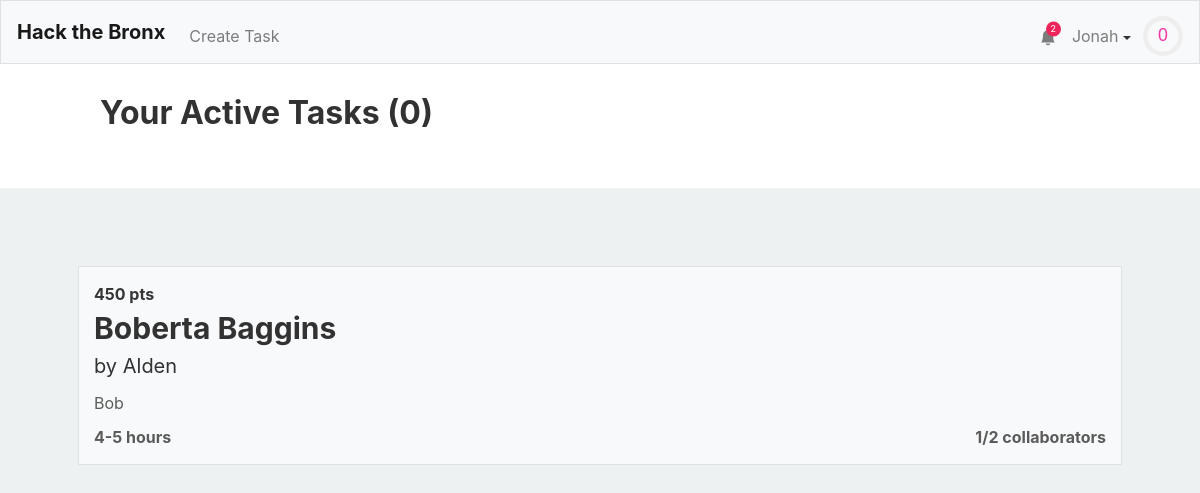
The page / (signed in) on the database its author committed.
### tables this page shows
CREATE TABLE "users" (
	"id"	INTEGER NOT NULL UNIQUE,
	"username"	TEXT NOT NULL UNIQUE,
	"hash"	TEXT NOT NULL,
	"email"	TEXT,
	"tasks"	TEXT,
	"points"	INTEGER NOT NULL DEFAULT 0,
	"numcomplete"	INTEGER NOT NULL DEFAULT 0,
	"notifications"	BLOB,
	PRIMARY KEY("id" AUTOINCREMENT)
);

CREATE TABLE "tasks" (
	"id"	INTEGER NOT NULL UNIQUE,
	"title"	TEXT NOT NULL,
	"description"	TEXT,
	"languages"	BLOB,
	"image"	TEXT,
	"hmin"	INTEGER,
	"hmax"	INTEGER,
	"cmax"	INTEGER,
	"collaborators"	TEXT,
	"creator"	INTEGER,
	PRIMARY KEY("id" AUTOINCREMENT)
);

### application.py (the view)
@app.route("/")
@login_required
def index():
    alltasks = db.execute("SELECT * FROM tasks")
    tasks = []
    other_tasks = []
    for task in alltasks:
        lst = None
        if (task['creator'] == session['user_id'] or session['user_id'] in debyte(task['collaborators'])):
            lst = tasks
        else:
            lst = other_tasks
        creator = get_user_from_id(task['creator'],db)
        task['creator'] = creator["username"]
        task["collaborators-count"] = len(debyte(task['collaborators']))
        task["points"] = calculate_points(task)
        if not (lst == other_tasks and (task["collaborators-count"] == task["cmax"])):
            lst.append(task)
    return render_template("index.html",len=len,active_tasks = tasks,tasks = other_tasks,user=getuser(session, db))

### application.py (called while the page is built)
@app.after_request
def after_request(response):
    response.headers["Cache-Control"] = "no-cache, no-store, must-revalidate"
    response.headers["Expires"] = 0
    response.headers["Pragma"] = "no-cache"
    return response

### helpers.py (called while the page is built)
def login_required(f):
    @wraps(f)
    def decorated_function(*args, **kwargs):
        if session.get("user_id") is None:
            return redirect("/login")
        return f(*args, **kwargs)
    return decorated_function

def debyte(obj):
    return pickle.loads(obj)

def getuser(session, db):
    user =  db.execute("SELECT * FROM users WHERE id = :id", id=session["user_id"])[0]
    user["level"]=int(user['points']**.5//10)
    user["level-progress"] = (user['points']**.5%8)/(((user["level"]+1)*10)**2)
    user["notifications"] = debyte(user["notifications"]) if user["notifications"] else []
    user["notification-amount"] = len(user["notifications"])
    return user

def get_user_from_id(id, db):
    user =  db.execute("SELECT * FROM users WHERE id = :id", id=id)[0]
    user["level"]=int(user['points']**.5//10)
    user["level-progress"] = (user['points']**.5%8)/(((user["level"]+1)*10)**2)
    return user

def calculate_points(task):
    if task['hmin'] and task['hmax']:
        total = int(min((task['hmin']+task['hmax'])/2 * 100, 500))
    else:
        total = 0
    return total

### templates/index.html (shortened to what this page needs)
{% extends "layout.html" %}
{% block head %}
    <link href="/static/browse.css" rel="stylesheet">
{% endblock %}
{% block mainnocont %}
	<div class="active-task-wrapper">
		<h1>Your Active Tasks ({{len(active_tasks)}})</h1>
	</div>
{% endblock %}
{% block main %}
	{% for task in tasks %}
		<a class = "div-link" href="/task/{{task.id}}">
			<div class="task">
				<span class="task-points">{{ task["points"] }} pts</span>
				<span class="task-name">{{ task["title"] }}</span>
				<span class="task-creator">by {{ task["creator"] }}</span>
				<span class="task-desc">{{ task["description"] }}</span>
				<div class="task-stats">
					<span class="task-time">{{ task["hmin"] }}-{{ task["hmax"] }} hours</span>
					<span class="task-collaborator-count">{{ task["collaborators-count"] }}/{{ task["cmax"] }} collaborators</span>
				</div>
			</div>
		</a>
	{% endfor %}
{% endblock %}

### templates/layout.html (shortened to what this page needs)
<!DOCTYPE html>
<html lang="en">
    <head>
        <link href="https://maxcdn.bootstrapcdn.com/bootstrap/4.1.3/css/bootstrap.min.css" rel="stylesheet">
        {% block head %}{% endblock %}
        <link href="/static/styles.css" rel="stylesheet">
    </head>
    <body>
        <nav style = "height: 8vh" class="navbar navbar-expand-md navbar-light bg-light border">
            <a class="navbar-brand" href="/"><b>Hack the Bronx</b></a>
            <div class="collapse navbar-collapse" id="navbar">
                {% if session.user_id %}
                    <ul class="navbar-nav mt-2">
                        <li class="nav-item"><a class="nav-link" href="/taskCreation">Create Task</a></li>
                    </ul>
                    <ul class="navbar-nav ml-auto mt-2">
                        <li style="position: relative; transform:translateX(8px) translateY(7.5px);"class="nav-item"><a class="nav-link" href="/notifications"><svg xmlns="http://www.w3.org/2000/svg" width="16" height="16" fill="currentColor" class="bi bi-bell-fill" viewBox="0 0 16 16">
  <path d="M8 16a2 2 0 0 0 2-2H6a2 2 0 0 0 2 2zm.995-14.901a1 1 0 1 0-1.99 0A5.002 5.002 0 0 0 3 6c0 1.098-.5 6-2 7h14c-1.5-1-2-5.902-2-7 0-2.42-1.72-4.44-4.005-4.901z"/>
</svg></a><span style="display:{{ "none" if user["notification-amount"] == 0 else "flex" }};" class="notification-circle">{{user["notification-amount"]}}</span></li>
                        <li class="nav-item">
                            <div id="user-information-dropdown">
                              <button onclick="showUserDropdown()" id="user-information-dropname" class="nav-link">{{ session.user_name }} <span class="dropdown-caret"></span></button>
                            </div>
                        </li>
                        <li class="nav-item">
                            <div style = "margin-left: -4px;">
                                <svg viewBox="0 0 36 36" style="transform: translateY(8px); width: 40px;">
                                    <path class="level-display-bg"
                                d="M18 2.0845
                                  a 15.9155 15.9155 0 0 1 0 31.831
                                  a 15.9155 15.9155 0 0 1 0 -31.831"
                              />
                                  <path class = "level-display"
                                    d="M18 2.0845
                                      a 15.9155 15.9155 0 0 1 0 31.831
                                      a 15.9155 15.9155 0 0 1 0 -31.831"
                                    fill="none"
                                    stroke="#444";
                                    stroke-width="1";
                                    stroke-dasharray="{{ user["level-progress"] }}, 100";
                                  />
                                  <text x="18" y="22.8" class="level">{{user["level"]}}</text>
                                </svg>
                            </div>
                        </li>
                    </ul>
                {% endif %}
            </div>
        </nav>
        {% block mainnocont %}{% endblock %}
        <main class="container p-5">
            {% block main %}{% endblock %}
        </main>
    </body>
</html>

### static/browse.css (style rules this page uses)
h1,h2,span { color: #323232; }
.task, .atask { margin: 30px 0; background: #F8F9FA; border: 1px solid #DEE2E6; padding: 15px; display: flex; flex-direction: column; transition: .1s; }
.task-name { font-size: 30px; font-weight: bold; }
.task-creator { font-size: 20px; color: #323232; }
.task-desc { color: #5B5B5B; margin: 10px 0; width: 100%; white-space: nowrap; overflow: hidden; text-overflow: ellipsis; }
.task-points, .task-time, .task-collaborator-count { color: #5B5B5B; font-weight: bold; }
.task-points { color: #353535; }
.task-stats { display: flex; justify-content: space-between; width: 100%; }
.active-task-wrapper { padding: 30px 100px 40px; background: white; width: 100%; }
.active-task-wrapper h1 { font-size: 2em; margin-bottom: .5em; font-weight: bold; }
body { background: #EDF1F2; }

### static/styles.css (style rules this page uses)
#user-information-dropname { background: none; padding: 16px; border: none; cursor: pointer; }
.dropdown-caret { display: inline-block; width: 0; height: 0; vertical-align: middle; content: ""; border-style: solid; border-width: 4px 4px 0; border-right-color: transparent; border-bottom-color: transparent; border-left-color: transparent; }
#user-information-dropname { position: relative; display: inline-block; }
.level { fill: #F037A5; font-family: sans-serif; font-size: 1em; text-anchor: middle; }
.notification-circle { content: ""; position: absolute; top: 10%; right: 10%; width: 15px; height: 15px; border-radius: 50%; background: #EC255A; font-size: 9px; justify-content: center; align-items: center; color: white; }

### rows shown on the page
users: user_name "Jonah"
tasks: points "450", title "Boberta Baggins", creator "Alden", description "Bob", hmin "4", hmax "5", id "1", cmax "2"

### other values the page prints
{{ user["notification-amount"] }} "2"
{{ user["level"] }} "0"
{{ len(active_tasks) }} "0"
